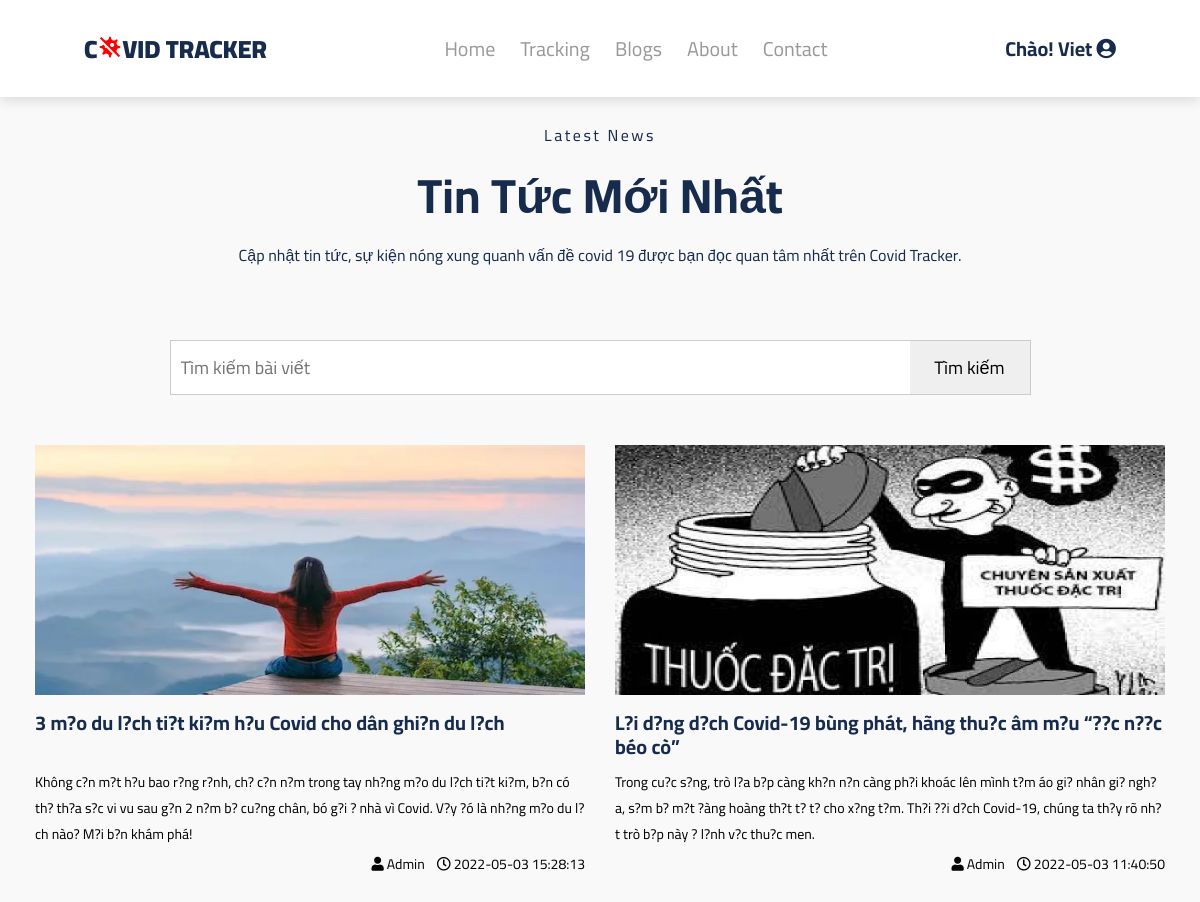
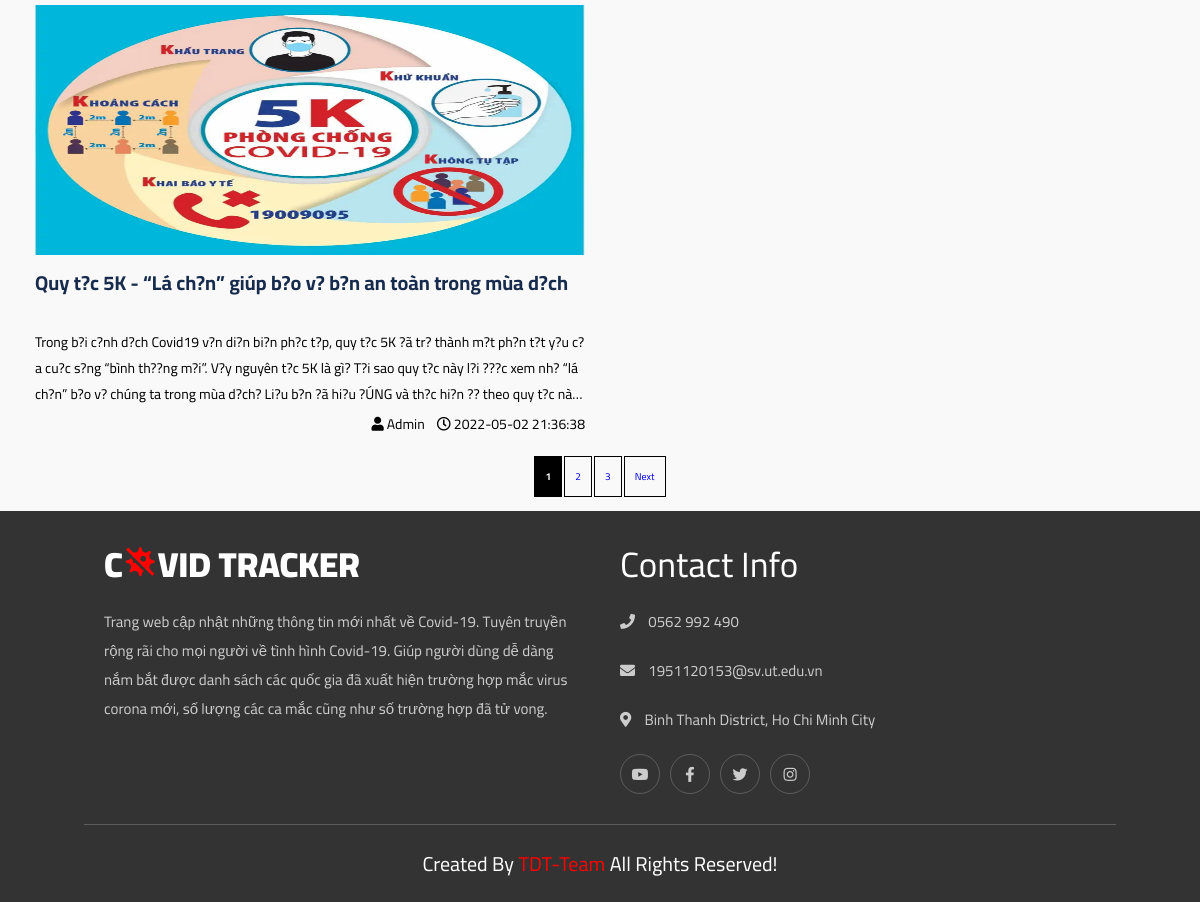
/blog.php (signed in), run on the app's committed database (2 pictures, top to bottom).
### tables this page shows
CREATE TABLE `posts` (
  `post_id` int(10) NOT NULL,
  `title` text NOT NULL,
  `thumbnail` text NOT NULL,
  `description` text NOT NULL,
  `content` text DEFAULT NULL,
  `date_time_create` datetime NOT NULL DEFAULT current_timestamp(),
  `author` varchar(50) DEFAULT NULL
);

### blog.php (the view, shortened to what this page needs)
<?php
    include('header.php');
    include('conn.php');
?>
<body onLoad=load()>
    <div class="blog__container" style="margin-top: 100px">
        <div class="row blog__intro">
            <div class="col-12">
                <span>Latest News</span>
                <h3>Tin tức mới nhất</h3>
                <p>Cập nhật tin tức, sự kiện nóng xung quanh vấn đề covid 19 được bạn đọc quan tâm nhất trên Covid Tracker.</p>
            </div>
            <div class="col-12 search">
                <form class="wrapper" method="GET" action="">
                    <?php
                        $search = isset($_GET['post-name']) ? $_GET['post-name'] : "";
                    ?>
                    <input type="text" class="search-input" placeholder="Tìm kiếm bài viết" name="post-name" value="<?= isset($_GET['post-name']) ? $_GET['post-name'] : ""; ?>">
                    <input type="submit" class="search-btn" value="Tìm kiếm">
                </form>
            </div>
        </div>
        <div class="row blog__content">
            <?php
                $item_per_page = !empty($_GET['per_page']) ? $_GET['per_page'] : 3;
                $current_page = !empty($_GET['page']) ? $_GET['page'] : 1;
                $offset = ($current_page - 1) * $item_per_page;
                if ($search) {
                    $sql_sl = "SELECT * FROM `posts` WHERE `title` LIKE '%" . $search . "%' OR `description` LIKE '%" . $search . "%' LIMIT " . $item_per_page . " OFFSET " . $offset;
                    $listPost = mysqli_query($connect, $sql_sl);
                    $totalRecords = mysqli_query($connect, "SELECT * FROM `posts` WHERE `title` LIKE '%" . $search . "%' OR `description` LIKE '%" . $search . "%'");
                } else {
                    $sql_sl = "SELECT * FROM `posts` ORDER BY date_time_create DESC LIMIT " . $item_per_page . " OFFSET " . $offset;;
                    $listPost = mysqli_query($connect, $sql_sl);
                }
                while ($row = mysqli_fetch_array($listPost)) {
            ?>
            <div class="col-4 col-md-6 col-sm-12">
                <div class="blog__single">
                    <div class="blog__img">
                        <a href="posts.php?id=<?= $row['post_id'] ?>">
                            <img src="upload/<?=$row["thumbnail"]?>" alt="" width="100%">
                        </a>
                    </div>
                    <div class="blog__post">
                        <a href="posts.php?id=<?= $row['post_id'] ?>">
                            <h4><?=$row["title"]?></h4>
                        </a>
                        <p>
                            <?=$row["description"]?>
                        </p>
                    </div>
                    <div class="blog__info">
                        <div class="blog__info-author">
                            <span><i class="fas fa-user"></i></span>
                            <span>Admin</span>
                        </div>
                        <div class="blog__info-cmt">
                            <span><i class="far fa-clock"></i></span>
                            <span><?=$row["date_time_create"]?></span>
                        </div>
                    </div>
                </div>
            </div>
            <?php }
                ?>
        </div>
        <div style="text-align: center; padding-bottom: 25px;" class="pagination">
                <?php include("pagination.php");     ?>
        </div>
    </div>
</body>
<?php
    include('footer.php');
?>

### css/style.css (style rules this page uses)
:root { --color-txt:#FF4F5B; --bg-body: #fafbfd; --bg-content: #ffffff; --bg-hover: #f4f4f4; --color-txt: #172b4d; --nav-height: 70px; --shadow: 0 0 30px 0 rgb(82 63 105 / 5%); }
* { font-family: 'Cairo', sans-serif; margin:0; padding:0; box-sizing: border-box; outline: none; border:none; text-decoration: none; text-transform: capitalize; }
html { font-size: 62.5%; overflow-x: hidden; }
body { background:#f9f9f9; }
.blog__intro { text-align: center; color: var(--color-txt); }
.blog__intro span { margin-top: 20px; font-size: 16px; width: 100%; display: block; letter-spacing: 2.5px; }
.blog__intro h3 { font-size: 48px; }
.blog__intro p { text-transform: none; font-size: 16px; max-width: 70%; margin: 0 auto 20px; }
.blog__intro .search { display: flex; justify-content: center; padding: 20px 0; margin: 30px 0; }
.blog__intro .search .wrapper { display: flex; justify-content: center; border: 1px solid #ccc; background: #fff; width: 70%; }
.blog__intro .search input { flex: 1; font-size: 18px; text-transform: none; padding: 10px; }
.blog__intro .search .search-btn { cursor: pointer; min-width: 80px; max-width: 120px; }
.blog__content { padding: 0 35px; }
.blog__post { text-transform: none; min-height: 140px; }
.blog__post h4 { text-transform: none; margin: 10px 0; color: var(--color-txt); min-height: 48px; line-height: 24px; font-size: 20px; overflow: hidden; display: -webkit-box; -webkit-box-orient: vertical; -webkit-line-clamp: 2; }
.blog__post p { text-transform: none; font-size: 14px; overflow: hidden; display: -webkit-box; -webkit-box-orient: vertical; -webkit-line-clamp: 3; }
.blog__info { margin-bottom: 30px; display: flex; float: right; font-size: 14px; cursor: default; }
.blog__info-author { margin: 0 12px; }
.blog__img img { width: 100%; max-height: 250px; min-height: 250px; }

### css/grid.css (style rules this page uses)
.row { display: flex; flex-wrap: wrap; margin-left: -15px; margin-right: -15px; }
[class*="col-"] { padding: 0 15px; }
.col-4 { width: 33.33%; }
.col-12 { width: 100%; }
@media only screen and (max-width: 1280px) { .col-md-6 { width: 50%; } }

### data on the page
posts: thumbnail (picture), title "3 m?o du l?ch ti?t ki?m h?u Covid cho dân ghi?n du l?ch", description "Không c?n m?t h?u bao r?ng r?nh, ch? c?n n?m trong tay nh?ng m?o du l?ch ti?t ki?m, b?n có th? th?a s?c vi vu sau g?n 2 n?m b? cu?ng chân, bó g?i ? nhà vì Covid. V?y ?ó là nh?ng m?o du l?ch nào? M?i b?n khám phá!", date_time_create "2022-05-03 15:28:13"
posts: thumbnail (picture), title "L?i d?ng d?ch Covid-19 bùng phát, hãng thu?c âm m?u “??c n??c béo cò”", description "Trong cu?c s?ng, trò l?a b?p càng kh?n n?n càng ph?i khoác lên mình t?m áo gi? nhân gi? ngh?a, s?m b? m?t ?àng hoàng th?t t? t? cho x?ng t?m. Th?i ??i d?ch Covid-19, chúng ta th?y rõ nh?t trò b?p này ? l?nh v?c thu?c men.", date_time_create "2022-05-03 11:40:50"
posts: thumbnail (picture), title "Quy t?c 5K - “Lá ch?n” giúp b?o v? b?n an toàn trong mùa d?ch", description "Trong b?i c?nh d?ch Covid19 v?n di?n bi?n ph?c t?p, quy t?c 5K ?ã tr? thành m?t ph?n t?t y?u c?a cu?c s?ng “bình th??ng m?i”. V?y nguyên t?c 5K là gì? T?i sao quy t?c này l?i ???c xem nh? “lá ch?n” b?o v? chúng ta trong mùa d?ch? Li?u b?n ?ã hi?u ?ÚNG và th?c hi?n ?? theo quy t?c…", date_time_create "2022-05-02 21:36:38"

### other printed values
$_SESSION["login"]["1"] "Viet"
